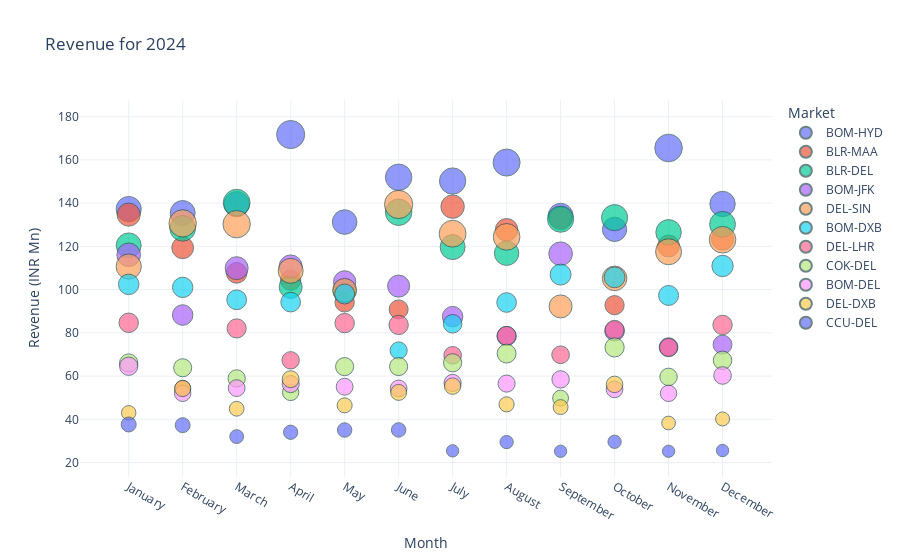

Here is the notebook cell this chart was saved with:
### Code cell
#Revenue by market for each month in 2024 with ASK as size of the bubble

fig=px.scatter(ask_data, x="Month_Name", y="Revenue (INR Mn)",
               color="Market", 
               title="Revenue for 2024",
                size="ASK (Mn km)",
                size_max=20
               )
fig.update_traces(marker=dict(line=dict(width=1, color='DarkSlateGrey')))
fig.update_layout(
    xaxis_title="Month",
    yaxis_title="Revenue (INR Mn)",
    legend_title="Market",
    template="plotly_white"
)
fig.show()

### Figure 1 — Plotly figure (JSON) as saved in the notebook; plotly's stock layout.template omitted (floating-point values rounded to 4 significant figures)
{"data": [{"hovertemplate": "Market=BOM-HYD<br>Month_Name=%{x}<br>Revenue (INR Mn)=%{y}<br>ASK (Mn km)=%{marker.size}<extra></extra>", "legendgroup": "BOM-HYD", "marker": {"color": "#636efa", "line": {"color": "DarkSlateGrey", "width": 1}, "size": [32.42, 31.96, 32.93, 40.5, 31.0, 35.81, 35.4, 37.4, 31.64, 30.18, 39.0, 32.92], "sizemode": "area", "sizeref": 0.1026, "symbol": "circle"}, "mode": "markers", "name": "BOM-HYD", "orientation": "v", "showlegend": true, "type": "scatter", "x": ["January", "February", "March", "April", "May", "June", "July", "August", "September", "October", "November", "December"], "xaxis": "x", "y": [137.3, 135.4, 139.5, 171.7, 131.2, 151.9, 150.2, 158.8, 134.2, 127.9, 165.5, 139.6], "yaxis": "y"}, {"hovertemplate": "Market=BLR-MAA<br>Month_Name=%{x}<br>Revenue (INR Mn)=%{y}<br>ASK (Mn km)=%{marker.size}<extra></extra>", "legendgroup": "BLR-MAA", "marker": {"color": "#EF553B", "line": {"color": "DarkSlateGrey", "width": 1}, "size": [27.42, 24.3, 21.94, 21.25, 19.16, 18.5, 28.17, 25.99, 27.06, 18.89, 24.46, 25.11], "sizemode": "area", "sizeref": 0.1026, "symbol": "circle"}, "mode": "markers", "name": "BLR-MAA", "orientation": "v", "showlegend": true, "type": "scatter", "x": ["January", "February", "March", "April", "May", "June", "July", "August", "September", "October", "November", "December"], "xaxis": "x", "y": [134.7, 119.3, 107.8, 104.4, 94.1, 90.85, 138.4, 127.7, 132.9, 92.8, 120.2, 123.3], "yaxis": "y"}, {"hovertemplate": "Market=BLR-DEL<br>Month_Name=%{x}<br>Revenue (INR Mn)=%{y}<br>ASK (Mn km)=%{marker.size}<extra></extra>", "legendgroup": "BLR-DEL", "marker": {"color": "#00cc96", "line": {"color": "DarkSlateGrey", "width": 1}, "size": [31.78, 33.67, 36.73, 26.91, 26.46, 36.01, 31.87, 30.59, 35.11, 35.12, 33.2, 34.17], "sizemode": "area", "sizeref": 0.1026, "symbol": "circle"}, "mode": "markers", "name": "BLR-DEL", "orientation": "v", "showlegend": true, "type": "scatter", "x": ["January", "February", "March", "April", "May", "June", "July", "August", "September", "October", "November", "December"], "xaxis": "x", "y": [120.4, 128.3, 140.2, 101.2, 99.6, 135.8, 119.7, 116.8, 132.6, 133.3, 126.5, 130.2], "yaxis": "y"}, {"hovertemplate": "Market=BOM-JFK<br>Month_Name=%{x}<br>Revenue (INR Mn)=%{y}<br>ASK (Mn km)=%{marker.size}<extra></extra>", "legendgroup": "BOM-JFK", "marker": {"color": "#ab63fa", "line": {"color": "DarkSlateGrey", "width": 1}, "size": [28.55, 21.7, 27.03, 27.22, 25.47, 24.99, 21.52, 19.3, 28.67, 19.87, 18.04, 18.33], "sizemode": "area", "sizeref": 0.1026, "symbol": "circle"}, "mode": "markers", "name": "BOM-JFK", "orientation": "v", "showlegend": true, "type": "scatter", "x": ["January", "February", "March", "April", "May", "June", "July", "August", "September", "October", "November", "December"], "xaxis": "x", "y": [116.1, 88.24, 109.9, 110.7, 103.6, 101.6, 87.5, 78.48, 116.6, 80.78, 73.36, 74.55], "yaxis": "y"}, {"hovertemplate": "Market=DEL-SIN<br>Month_Name=%{x}<br>Revenue (INR Mn)=%{y}<br>ASK (Mn km)=%{marker.size}<extra></extra>", "legendgroup": "DEL-SIN", "marker": {"color": "#FFA15A", "line": {"color": "DarkSlateGrey", "width": 1}, "size": [32.62, 38.47, 38.34, 32.05, 29.38, 41.03, 37.07, 36.62, 27.15, 30.97, 34.58, 36.19], "sizemode": "area", "sizeref": 0.1026, "symbol": "circle"}, "mode": "markers", "name": "DEL-SIN", "orientation": "v", "showlegend": true, "type": "scatter", "x": ["January", "February", "March", "April", "May", "June", "July", "August", "September", "October", "November", "December"], "xaxis": "x", "y": [110.7, 130.6, 130.3, 108.7, 99.65, 139.4, 125.8, 124.4, 92.21, 105.2, 117.5, 123.1], "yaxis": "y"}, {"hovertemplate": "Market=BOM-DXB<br>Month_Name=%{x}<br>Revenue (INR Mn)=%{y}<br>ASK (Mn km)=%{marker.size}<extra></extra>", "legendgroup": "BOM-DXB", "marker": {"color": "#19d3f3", "line": {"color": "DarkSlateGrey", "width": 1}, "size": [21.54, 21.25, 20.04, 19.81, 20.6, 15.11, 17.71, 19.77, 22.49, 22.22, 20.46, 23.33], "sizemode": "area", "sizeref": 0.1026, "symbol": "circle"}, "mode": "markers", "name": "BOM-DXB", "orientation": "v", "showlegend": true, "type": "scatter", "x": ["January", "February", "March", "April", "May", "June", "July", "August", "September", "October", "November", "December"], "xaxis": "x", "y": [102.4, 101.0, 95.28, 94.21, 97.97, 71.84, 84.19, 94.03, 106.9, 105.7, 97.3, 110.9], "yaxis": "y"}, {"hovertemplate": "Market=DEL-LHR<br>Month_Name=%{x}<br>Revenue (INR Mn)=%{y}<br>ASK (Mn km)=%{marker.size}<extra></extra>", "legendgroup": "DEL-LHR", "marker": {"color": "#FF6692", "line": {"color": "DarkSlateGrey", "width": 1}, "size": [19.42, 12.49, 18.82, 15.44, 19.39, 19.19, 15.97, 18.04, 16.02, 18.67, 16.8, 19.19], "sizemode": "area", "sizeref": 0.1026, "symbol": "circle"}, "mode": "markers", "name": "DEL-LHR", "orientation": "v", "showlegend": true, "type": "scatter", "x": ["January", "February", "March", "April", "May", "June", "July", "August", "September", "October", "November", "December"], "xaxis": "x", "y": [84.65, 54.45, 82.04, 67.29, 84.51, 83.66, 69.6, 78.64, 69.85, 81.37, 73.25, 83.65], "yaxis": "y"}, {"hovertemplate": "Market=COK-DEL<br>Month_Name=%{x}<br>Revenue (INR Mn)=%{y}<br>ASK (Mn km)=%{marker.size}<extra></extra>", "legendgroup": "COK-DEL", "marker": {"color": "#B6E880", "line": {"color": "DarkSlateGrey", "width": 1}, "size": [17.23, 16.74, 15.33, 13.69, 16.87, 16.82, 17.04, 18.34, 12.93, 19.04, 15.62, 17.57], "sizemode": "area", "sizeref": 0.1026, "symbol": "circle"}, "mode": "markers", "name": "COK-DEL", "orientation": "v", "showlegend": true, "type": "scatter", "x": ["January", "February", "March", "April", "May", "June", "July", "August", "September", "October", "November", "December"], "xaxis": "x", "y": [66.03, 63.85, 58.92, 52.44, 64.38, 64.41, 66.16, 70.41, 49.79, 73.28, 59.62, 67.28], "yaxis": "y"}, {"hovertemplate": "Market=BOM-DEL<br>Month_Name=%{x}<br>Revenue (INR Mn)=%{y}<br>ASK (Mn km)=%{marker.size}<extra></extra>", "legendgroup": "BOM-DEL", "marker": {"color": "#FF97FF", "line": {"color": "DarkSlateGrey", "width": 1}, "size": [17.17, 13.86, 14.48, 14.98, 14.61, 14.4, 15.07, 15.05, 15.51, 14.29, 13.8, 16.0], "sizemode": "area", "sizeref": 0.1026, "symbol": "circle"}, "mode": "markers", "name": "BOM-DEL", "orientation": "v", "showlegend": true, "type": "scatter", "x": ["January", "February", "March", "April", "May", "June", "July", "August", "September", "October", "November", "December"], "xaxis": "x", "y": [64.56, 52.03, 54.44, 56.29, 55.07, 54.28, 56.83, 56.53, 58.47, 53.86, 52.01, 60.28], "yaxis": "y"}, {"hovertemplate": "Market=DEL-DXB<br>Month_Name=%{x}<br>Revenue (INR Mn)=%{y}<br>ASK (Mn km)=%{marker.size}<extra></extra>", "legendgroup": "DEL-DXB", "marker": {"color": "#FECB52", "line": {"color": "DarkSlateGrey", "width": 1}, "size": [10.74, 13.55, 11.21, 14.63, 11.6, 13.1, 13.83, 11.73, 11.41, 14.03, 9.57, 10.04], "sizemode": "area", "sizeref": 0.1026, "symbol": "circle"}, "mode": "markers", "name": "DEL-DXB", "orientation": "v", "showlegend": true, "type": "scatter", "x": ["January", "February", "March", "April", "May", "June", "July", "August", "September", "October", "November", "December"], "xaxis": "x", "y": [43.01, 54.24, 44.88, 58.55, 46.45, 52.45, 55.36, 46.94, 45.66, 56.15, 38.3, 40.17], "yaxis": "y"}, {"hovertemplate": "Market=CCU-DEL<br>Month_Name=%{x}<br>Revenue (INR Mn)=%{y}<br>ASK (Mn km)=%{marker.size}<extra></extra>", "legendgroup": "CCU-DEL", "marker": {"color": "#636efa", "line": {"color": "DarkSlateGrey", "width": 1}, "size": [11.5, 11.4, 9.79, 10.4, 10.71, 10.73, 7.77, 9.01, 7.71, 9.05, 7.71, 7.82], "sizemode": "area", "sizeref": 0.1026, "symbol": "circle"}, "mode": "markers", "name": "CCU-DEL", "orientation": "v", "showlegend": true, "type": "scatter", "x": ["January", "February", "March", "April", "May", "June", "July", "August", "September", "October", "November", "December"], "xaxis": "x", "y": [37.62, 37.3, 32.01, 34.01, 35.05, 35.1, 25.42, 29.48, 25.21, 29.61, 25.22, 25.57], "yaxis": "y"}], "layout": {"legend": {"itemsizing": "constant", "title": {"text": "Market"}, "tracegroupgap": 0}, "title": {"text": "Revenue for 2024"}, "xaxis": {"anchor": "y", "domain": [0, 1], "title": {"text": "Month"}}, "yaxis": {"anchor": "x", "domain": [0, 1], "title": {"text": "Revenue (INR Mn)"}}}}
